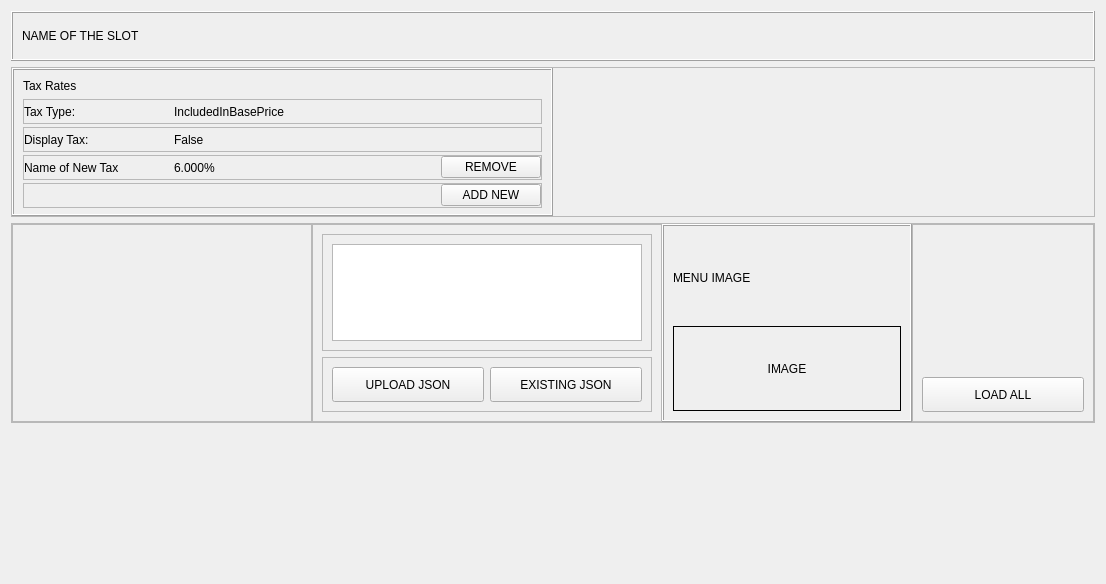
      <widget class="QWidget" name="slot3">
       <attribute name="title">
        <string>Slot 3</string>
       </attribute>
       <layout class="QVBoxLayout" name="verticalLayout_4">
        <item>
         <widget class="QFrame" name="frameHeader_3">
          <property name="minimumSize">
           <size>
            <width>0</width>
            <height>50</height>
           </size>
          </property>
          <property name="maximumSize">
           <size>
            <width>16777215</width>
            <height>50</height>
           </size>
          </property>
          <property name="styleSheet">
           <string notr="true"/>
          </property>
          <property name="frameShape">
           <enum>QFrame::Box</enum>
          </property>
          <property name="frameShadow">
           <enum>QFrame::Raised</enum>
          </property>
          <layout class="QHBoxLayout" name="horizontalLayout_51">
           <item>
            <widget class="QLabel" name="nameOfSlot_3">
             <property name="text">
              <string>NAME OF THE SLOT</string>
             </property>
            </widget>
           </item>
           <item>
            <spacer name="horizontalSpacer_16">
             <property name="orientation">
              <enum>Qt::Horizontal</enum>
             </property>
             <property name="sizeHint" stdset="0">
              <size>
               <width>944</width>
               <height>20</height>
              </size>
             </property>
            </spacer>
           </item>
          </layout>
         </widget>
        </item>
        <item>
         <widget class="QFrame" name="frameMainTax_3">
          <property name="minimumSize">
           <size>
            <width>0</width>
            <height>150</height>
           </size>
          </property>
          <property name="maximumSize">
           <size>
            <width>16777215</width>
            <height>150</height>
           </size>
          </property>
          <property name="frameShape">
           <enum>QFrame::StyledPanel</enum>
          </property>
          <property name="frameShadow">
           <enum>QFrame::Raised</enum>
          </property>
          <layout class="QHBoxLayout" name="horizontalLayout_46">
           <property name="spacing">
            <number>0</number>
           </property>
           <property name="leftMargin">
            <number>0</number>
           </property>
           <property name="topMargin">
            <number>0</number>
           </property>
           <property name="rightMargin">
            <number>0</number>
           </property>
           <property name="bottomMargin">
            <number>0</number>
           </property>
           <item>
            <widget class="QFrame" name="frameTax_3">
             <property name="minimumSize">
              <size>
               <width>300</width>
               <height>0</height>
              </size>
             </property>
             <property name="maximumSize">
              <size>
               <width>16777215</width>
               <height>150</height>
              </size>
             </property>
             <property name="contextMenuPolicy">
              <enum>Qt::DefaultContextMenu</enum>
             </property>
             <property name="frameShape">
              <enum>QFrame::Box</enum>
             </property>
             <property name="frameShadow">
              <enum>QFrame::Raised</enum>
             </property>
             <layout class="QVBoxLayout" name="verticalLayout_19">
              <item>
               <widget class="QLabel" name="labelTaxFrame_3">
                <property name="text">
                 <string>Tax Rates</string>
                </property>
               </widget>
              </item>
              <item>
               <widget class="QFrame" name="frameTaxType_3">
                <property name="minimumSize">
                 <size>
                  <width>0</width>
                  <height>25</height>
                 </size>
                </property>
                <property name="frameShape">
                 <enum>QFrame::StyledPanel</enum>
                </property>
                <property name="frameShadow">
                 <enum>QFrame::Raised</enum>
                </property>
                <layout class="QHBoxLayout" name="horizontalLayout_47">
                 <property name="spacing">
                  <number>0</number>
                 </property>
                 <property name="leftMargin">
                  <number>0</number>
                 </property>
                 <property name="topMargin">
                  <number>0</number>
                 </property>
                 <property name="rightMargin">
                  <number>0</number>
                 </property>
                 <property name="bottomMargin">
                  <number>0</number>
                 </property>
                 <item>
                  <widget class="QLabel" name="labelTaxType_3">
                   <property name="minimumSize">
                    <size>
                     <width>150</width>
                     <height>0</height>
                    </size>
                   </property>
                   <property name="maximumSize">
                    <size>
                     <width>150</width>
                     <height>16777215</height>
                    </size>
                   </property>
                   <property name="text">
                    <string>Tax Type:</string>
                   </property>
                  </widget>
                 </item>
                 <item>
                  <widget class="QLabel" name="labelTaxIncluded_3">
                   <property name="text">
                    <string>IncludedInBasePrice</string>
                   </property>
                  </widget>
                 </item>
                </layout>
               </widget>
              </item>
              <item>
               <widget class="QFrame" name="frameDisplayTax_3">
                <property name="minimumSize">
                 <size>
                  <width>0</width>
                  <height>25</height>
                 </size>
                </property>
                <property name="frameShape">
                 <enum>QFrame::StyledPanel</enum>
                </property>
                <property name="frameShadow">
                 <enum>QFrame::Raised</enum>
                </property>
                <layout class="QHBoxLayout" name="horizontalLayout_48">
                 <property name="spacing">
                  <number>0</number>
                 </property>
                 <property name="leftMargin">
                  <number>0</number>
                 </property>
                 <property name="topMargin">
                  <number>0</number>
                 </property>
                 <property name="rightMargin">
                  <number>0</number>
                 </property>
                 <property name="bottomMargin">
                  <number>0</number>
                 </property>
                 <item>
                  <widget class="QLabel" name="labelDisplayTax_3">
                   <property name="minimumSize">
                    <size>
                     <width>150</width>
                     <height>0</height>
                    </size>
                   </property>
                   <property name="maximumSize">
                    <size>
                     <width>150</width>
                     <height>16777215</height>
                    </size>
                   </property>
                   <property name="text">
                    <string>Display Tax:</string>
                   </property>
                  </widget>
                 </item>
                 <item>
                  <widget class="QLabel" name="labelTrueFalseTax_3">
                   <property name="text">
                    <string>False</string>
                   </property>
                  </widget>
                 </item>
                </layout>
               </widget>
              </item>
              <item>
               <widget class="QFrame" name="frameNameNewTax_3">
                <property name="minimumSize">
                 <size>
                  <width>0</width>
                  <height>25</height>
                 </size>
                </property>
                <property name="frameShape">
                 <enum>QFrame::StyledPanel</enum>
                </property>
                <property name="frameShadow">
                 <enum>QFrame::Raised</enum>
                </property>
                <layout class="QHBoxLayout" name="horizontalLayout_49">
                 <property name="spacing">
                  <number>0</number>
                 </property>
                 <property name="leftMargin">
                  <number>0</number>
                 </property>
                 <property name="topMargin">
                  <number>0</number>
                 </property>
                 <property name="rightMargin">
                  <number>0</number>
                 </property>
                 <property name="bottomMargin">
                  <number>0</number>
                 </property>
                 <item>
                  <widget class="QLabel" name="labelNewTax_3">
                   <property name="minimumSize">
                    <size>
                     <width>150</width>
                     <height>0</height>
                    </size>
                   </property>
                   <property name="maximumSize">
                    <size>
                     <width>150</width>
                     <height>16777215</height>
                    </size>
                   </property>
                   <property name="text">
                    <string>Name of New Tax</string>
                   </property>
                  </widget>
                 </item>
                 <item>
                  <widget class="QLabel" name="labelPercentageNewTax_3">
                   <property name="minimumSize">
                    <size>
                     <width>100</width>
                     <height>0</height>
                    </size>
                   </property>
                   <property name="maximumSize">
                    <size>
                     <width>100</width>
                     <height>16777215</height>
                    </size>
                   </property>
                   <property name="text">
                    <string>6.000%</string>
                   </property>
                  </widget>
                 </item>
                 <item>
                  <spacer name="horizontalSpacer_13">
                   <property name="orientation">
                    <enum>Qt::Horizontal</enum>
                   </property>
                   <property name="sizeHint" stdset="0">
                    <size>
                     <width>163</width>
                     <height>20</height>
                    </size>
                   </property>
                  </spacer>
                 </item>
                 <item>
                  <widget class="QPushButton" name="buttonRemoveTax_3">
                   <property name="minimumSize">
                    <size>
                     <width>100</width>
                     <height>0</height>
                    </size>
                   </property>
                   <property name="maximumSize">
                    <size>
                     <width>100</width>
                     <height>16777215</height>
                    </size>
                   </property>
                   <property name="text">
                    <string>REMOVE</string>
                   </property>
                  </widget>
                 </item>
                </layout>
               </widget>
              </item>
              <item>
               <widget class="QFrame" name="frameButtonAddTax_3">
                <property name="minimumSize">
                 <size>
                  <width>0</width>
                  <height>25</height>
                 </size>
                </property>
                <property name="frameShape">
                 <enum>QFrame::StyledPanel</enum>
                </property>
                <property name="frameShadow">
                 <enum>QFrame::Raised</enum>
                </property>
                <layout class="QHBoxLayout" name="horizontalLayout_50">
                 <property name="spacing">
                  <number>0</number>
                 </property>
                 <property name="leftMargin">
                  <number>0</number>
                 </property>
                 <property name="topMargin">
                  <number>0</number>
                 </property>
                 <property name="rightMargin">
                  <number>0</number>
                 </property>
                 <property name="bottomMargin">
                  <number>0</number>
                 </property>
                 <item>
                  <spacer name="horizontalSpacer_14">
                   <property name="orientation">
                    <enum>Qt::Horizontal</enum>
                   </property>
                   <property name="sizeHint" stdset="0">
                    <size>
                     <width>40</width>
                     <height>20</height>
                    </size>
                   </property>
                  </spacer>
                 </item>
                 <item alignment="Qt::AlignRight|Qt::AlignVCenter">
                  <widget class="QPushButton" name="buttonAddTax_3">
                   <property name="minimumSize">
                    <size>
                     <width>100</width>
                     <height>0</height>
                    </size>
                   </property>
                   <property name="maximumSize">
                    <size>
                     <width>100</width>
                     <height>16777215</height>
                    </size>
                   </property>
                   <property name="text">
                    <string>ADD NEW</string>
                   </property>
                  </widget>
                 </item>
                </layout>
               </widget>
              </item>
             </layout>
            </widget>
           </item>
           <item>
            <spacer name="horizontalSpacer_15">
             <property name="orientation">
              <enum>Qt::Horizontal</enum>
             </property>
             <property name="sizeHint" stdset="0">
              <size>
               <width>536</width>
               <height>20</height>
              </size>
             </property>
            </spacer>
           </item>
          </layout>
         </widget>
        </item>
        <item>
         <widget class="QFrame" name="frameJsonOptions_3">
          <property name="sizePolicy">
           <sizepolicy hsizetype="Preferred" vsizetype="Fixed">
            <horstretch>0</horstretch>
            <verstretch>0</verstretch>
           </sizepolicy>
          </property>
          <property name="minimumSize">
           <size>
            <width>0</width>
            <height>50</height>
           </size>
          </property>
          <property name="maximumSize">
           <size>
            <width>16777215</width>
            <height>200</height>
           </size>
          </property>
          <property name="frameShape">
           <enum>QFrame::StyledPanel</enum>
          </property>
          <property name="frameShadow">
           <enum>QFrame::Raised</enum>
          </property>
          <layout class="QHBoxLayout" name="horizontalLayout_42">
           <property name="spacing">
            <number>0</number>
           </property>
           <property name="leftMargin">
            <number>0</number>
           </property>
           <property name="topMargin">
            <number>0</number>
           </property>
           <property name="rightMargin">
            <number>0</number>
           </property>
           <property name="bottomMargin">
            <number>0</number>
           </property>
           <item>
            <widget class="QFrame" name="frameDropFiles_3">
             <property name="sizePolicy">
              <sizepolicy hsizetype="Fixed" vsizetype="Preferred">
               <horstretch>0</horstretch>
               <verstretch>0</verstretch>
              </sizepolicy>
             </property>
             <property name="minimumSize">
              <size>
               <width>300</width>
               <height>0</height>
              </size>
             </property>
             <property name="frameShape">
              <enum>QFrame::StyledPanel</enum>
             </property>
             <property name="frameShadow">
              <enum>QFrame::Raised</enum>
             </property>
             <layout class="QHBoxLayout" name="horizontalLayout_43"/>
            </widget>
           </item>
           <item>
            <widget class="QFrame" name="framePasteJson_3">
             <property name="minimumSize">
              <size>
               <width>350</width>
               <height>0</height>
              </size>
             </property>
             <property name="frameShape">
              <enum>QFrame::StyledPanel</enum>
             </property>
             <property name="frameShadow">
              <enum>QFrame::Raised</enum>
             </property>
             <layout class="QVBoxLayout" name="verticalLayout_16">
              <item>
               <widget class="QFrame" name="frameJson_3">
                <property name="frameShape">
                 <enum>QFrame::StyledPanel</enum>
                </property>
                <property name="frameShadow">
                 <enum>QFrame::Raised</enum>
                </property>
                <layout class="QHBoxLayout" name="horizontalLayout_44">
                 <item>
                  <widget class="QPlainTextEdit" name="boxJsonLoader_3">
                   <property name="sizePolicy">
                    <sizepolicy hsizetype="Preferred" vsizetype="Preferred">
                     <horstretch>0</horstretch>
                     <verstretch>0</verstretch>
                    </sizepolicy>
                   </property>
                   <property name="autoFillBackground">
                    <bool>true</bool>
                   </property>
                   <property name="styleSheet">
                    <string notr="true"/>
                   </property>
                  </widget>
                 </item>
                </layout>
               </widget>
              </item>
              <item>
               <widget class="QFrame" name="frameUploadExisting_3">
                <property name="frameShape">
                 <enum>QFrame::StyledPanel</enum>
                </property>
                <property name="frameShadow">
                 <enum>QFrame::Raised</enum>
                </property>
                <layout class="QHBoxLayout" name="horizontalLayout_45">
                 <item>
                  <widget class="QPushButton" name="buttonUploadJson_3">
                   <property name="sizePolicy">
                    <sizepolicy hsizetype="Minimum" vsizetype="Preferred">
                     <horstretch>0</horstretch>
                     <verstretch>0</verstretch>
                    </sizepolicy>
                   </property>
                   <property name="text">
                    <string>UPLOAD JSON</string>
                   </property>
                  </widget>
                 </item>
                 <item>
                  <widget class="QPushButton" name="buttonExistingJson_3">
                   <property name="minimumSize">
                    <size>
                     <width>0</width>
                     <height>35</height>
                    </size>
                   </property>
                   <property name="text">
                    <string>EXISTING JSON</string>
                   </property>
                  </widget>
                 </item>
                </layout>
               </widget>
              </item>
             </layout>
            </widget>
           </item>
           <item>
            <widget class="QFrame" name="frameMenuImage_3">
             <property name="minimumSize">
              <size>
               <width>250</width>
               <height>0</height>
              </size>
             </property>
             <property name="sizeIncrement">
              <size>
               <width>0</width>
               <height>0</height>
              </size>
             </property>
             <property name="styleSheet">
              <string notr="true"/>
             </property>
             <property name="frameShape">
              <enum>QFrame::Box</enum>
             </property>
             <property name="frameShadow">
              <enum>QFrame::Raised</enum>
             </property>
             <layout class="QVBoxLayout" name="verticalLayout_17">
              <item>
               <widget class="QLabel" name="LabelMenuImage_3">
                <property name="text">
                 <string>MENU IMAGE</string>
                </property>
               </widget>
              </item>
              <item>
               <widget class="QLabel" name="menuImage_3">
                <property name="frameShape">
                 <enum>QFrame::Box</enum>
                </property>
                <property name="text">
                 <string>IMAGE</string>
                </property>
                <property name="alignment">
                 <set>Qt::AlignCenter</set>
                </property>
               </widget>
              </item>
             </layout>
            </widget>
           </item>
           <item>
            <widget class="QFrame" name="frameLoadAll_3">
             <property name="frameShape">
              <enum>QFrame::StyledPanel</enum>
             </property>
             <property name="frameShadow">
              <enum>QFrame::Raised</enum>
             </property>
             <layout class="QVBoxLayout" name="verticalLayout_18">
              <item>
               <spacer name="verticalSpacer_5">
                <property name="orientation">
                 <enum>Qt::Vertical</enum>
                </property>
                <property name="sizeHint" stdset="0">
                 <size>
                  <width>20</width>
                  <height>134</height>
                 </size>
                </property>
               </spacer>
              </item>
              <item>
               <widget class="QPushButton" name="buttonLoadAll_3">
                <property name="minimumSize">
                 <size>
                  <width>0</width>
                  <height>35</height>
                 </size>
                </property>
                <property name="text">
                 <string>LOAD ALL</string>
                </property>
               </widget>
              </item>
             </layout>
            </widget>
           </item>
          </layout>
         </widget>
        </item>
        <item>
         <spacer name="verticalSpacer_6">
          <property name="orientation">
           <enum>Qt::Vertical</enum>
          </property>
          <property name="sizeHint" stdset="0">
           <size>
            <width>20</width>
            <height>150</height>
           </size>
          </property>
         </spacer>
        </item>
       </layout>
      </widget>
